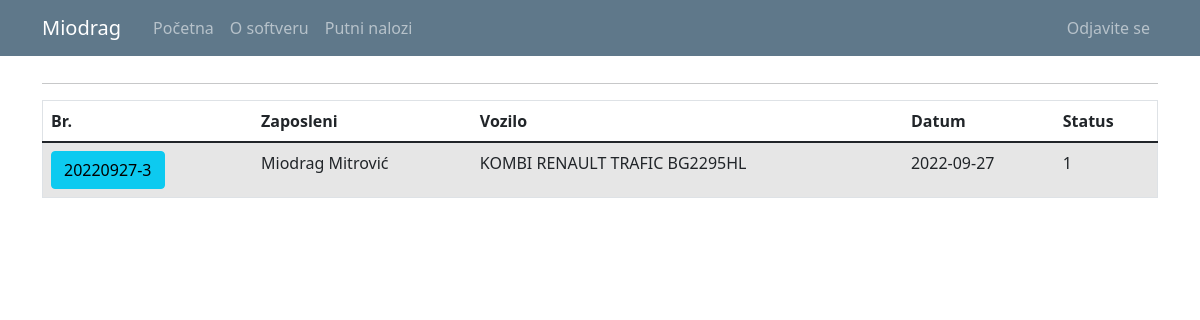
Page /travel_warrant_list (signed in) on the earlier database version.
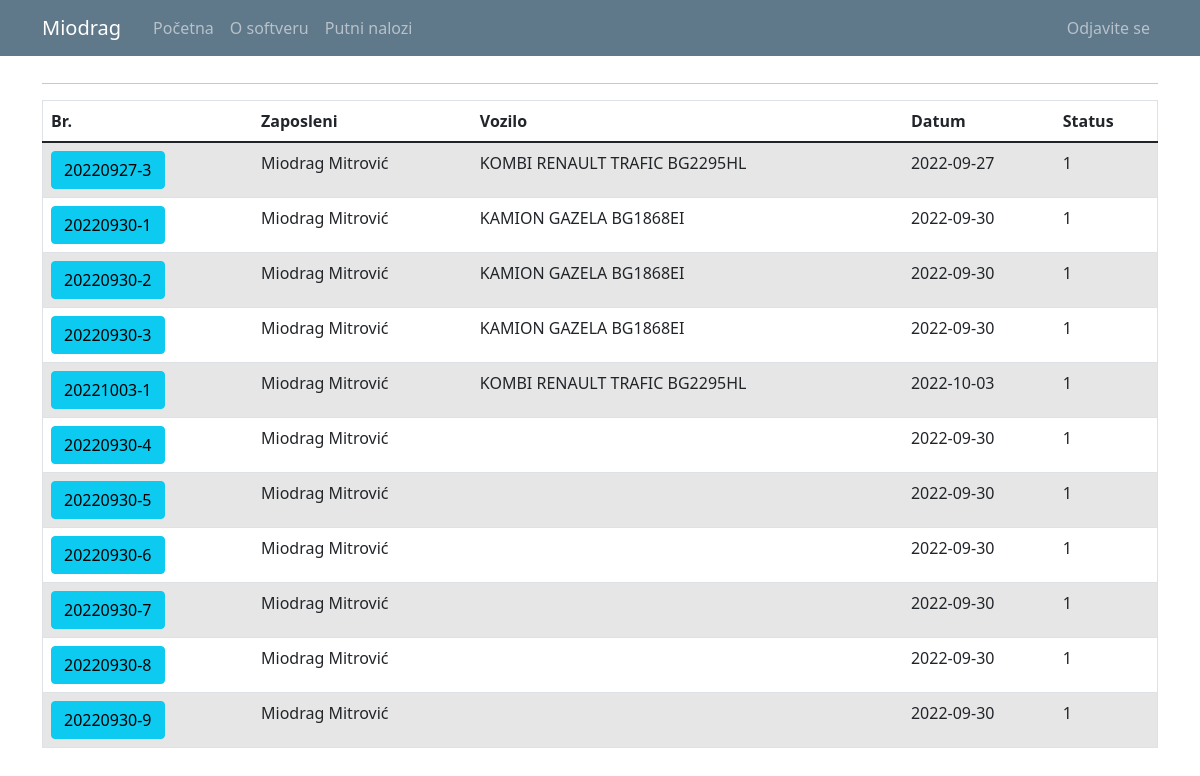
Same page on the later database version.
### putninalozi/models.py (models this page shows, shortened)
class User(db.Model, UserMixin):
    id = db.Column(db.Integer, primary_key=True)
    email = db.Column(db.String(120), unique=True, nullable=False)
    password = db.Column(db.String(60), nullable = False)
    name = db.Column(db.String(20), unique=False, nullable=False)
    surname = db.Column(db.String(20), unique=False, nullable=False)
    gender = db.Column(db.String(1)) #(0, "srednji"), (1, "muški"), (2, "ženski")
    workplace = db.Column(db.String(20), unique=False, nullable=False)
    authorization = db.Column(db.String(10), nullable = False) # ovde treba da budu tipovi korisnika: S_admin, C_admin, C_user
    company_id = db.Column(db.Integer, db.ForeignKey('company.id'), nullable=True)
    default_vehicle = db.Column(db.Integer) #kod radnika koji imaju svoj auto, da bude podrazumevana vrednost id tog vozila
    travelwarrants = db.relationship('TravelWarrant', backref='travelwarrant_user', lazy=True)

class TravelWarrant(db.Model):
    travel_warrant_id = db.Column(db.Integer, primary_key=True)
    travel_warrant_number = db.Column(db.String(50), nullable=False)
    user_id = db.Column(db.Integer, db.ForeignKey('user.id'), nullable=False)
    with_task = db.Column(db.String(50), nullable=False)
    company_id = db.Column(db.Integer, db.ForeignKey('company.id'), nullable=False)
    abroad_contry = db.Column(db.String(50), nullable=True)
    relation = db.Column(db.String(150), nullable=False)
    start_datetime = db.Column(db.DateTime, nullable=True)
    end_datetime = db.Column(db.DateTime, nullable=True)
    vehicle_id = db.Column(db.Integer, db.ForeignKey('vehicle.id'), nullable=True)
    together_with = db.Column(db.Integer, nullable=True)
    personal_type = db.Column(db.String(50), nullable=True)
    personal_brand = db.Column(db.String(50), nullable=True)
    personal_registration = db.Column(db.String(12), nullable=True)
    other = db.Column(db.String(50), nullable=True) #avion, bus, taksi...
    advance_payment = db.Column(db.Integer, nullable=False)
    advance_payment_currency = db.Column(db.String(5), nullable=False)
    daily_wage = db.Column(db.Integer, nullable=False)
    daily_wage_currency = db.Column(db.String(5), nullable=False)
    costs_pays = db.Column(db.String(50), nullable=False)
    km_start = db.Column(db.Integer, nullable=True)
    km_end = db.Column(db.Integer, nullable=True)
    status = db.Column(db.Integer, nullable=False)

class Vehicle(db.Model):
    id = db.Column(db.Integer, primary_key=True)
    vehicle_type = db.Column(db.String(10), nullable = False)
    vehicle_brand = db.Column(db.String(10), nullable = False)
    vehicle_registration = db.Column(db.String(12), nullable = False)
    company_id = db.Column(db.Integer, db.ForeignKey('company.id'), nullable=False)
    travelwarrants = db.relationship('TravelWarrant', backref='travelwarrant_vehicle', lazy=True)

### putninalozi/travel_warrants/routes.py (the view)
@travel_warrants.route("/travel_warrant_list", methods=['GET', 'POST'])
def travel_warrant_list():
    if not current_user.is_authenticated:
        flash('Da bi ste pristupili ovoj stranici treba da budete ulogovani.', 'danger')
        return redirect(url_for('users.login'))
    warrants = TravelWarrant.query.all()
    form = PreCreateTravelWarrantForm()
    form.user_id.choices = [(0, '-----')] + [(u.id, u.name+ " " + u.surname) for u in db.session.query(User.id,User.name,User.surname).filter_by(company_id=current_user.user_company.id).order_by('name').all()]
    if form.validate_on_submit():
        korisnik_id = form.user_id.data
        datum = form.start_datetime.data
        return redirect(url_for('travel_warrants.register_tw',korisnik_id=korisnik_id, datum=datum))
    return render_template('travel_warrant_list.html', title='Travel Warrants', warrants=warrants, form=form)

### putninalozi/models.py (called while the page is built)
@login_manager.user_loader
def load_user(user_id):
    return User.query.get(int(user_id))

### putninalozi/templates/travel_warrant_list.html (shortened to what this page needs)
{% extends "layout.html" %}
{% block content %}
<hr>
<table id="data" border="1" class="table table-striped">
  {% if current_user.authorization == 's_admin' %}
    <thead>
      <tr id="header">
        <th>Br.</th>
        <th>Kompanija</th>
        <th>Zaposleni</th>
        <th>Vozilo</th>
        <th>Status</th>
      </tr>
    </thead>
    <tbody>
      {% for warrant in warrants %}
        <tr>
          <td> <a class="mr-2 btn btn-info" href="{{ url_for('travel_warrants.travel_warrant_profile', warrant_id=warrant.travel_warrant_id) }}" role="button" title="Uredi Putni Nalog"> {{ warrant.travel_warrant_number }} </a> </td>
          <td> {{ warrant.travelwarrant_company.companyname }} </td>
          <td> {{ warrant.travelwarrant_user.name }} {{ warrant.travelwarrant_user.surname }} </td>
          <td> {{ warrant.other }} {{ warrant.personal_type }} {{ warrant.travelwarrant_vehicle.vehicle_type }} <br> {{warrant.travelwarrant_vehicle.vehicle_brand}} <br> {{warrant.travelwarrant_vehicle.vehicle_registration}} </td>
          <td> {{ warrant.status }} </td>
        </tr>
      {% endfor %}
    </tbody>
  {% else %}
    <thead>
      <tr id="header">
        <th>Br.</th>
        <th>Zaposleni</th>
        <th>Vozilo</th>
        <th>Datum</th>
        <th>Status</th>
      </tr>
    </thead>
    <tbody>
      {% for warrant in warrants %}
        {% if current_user.id == warrant.travelwarrant_user.id %}
          <tr>
            <td> <a class="mr-2 btn btn-info" href="{{ url_for('travel_warrants.travel_warrant_profile', warrant_id=warrant.travel_warrant_id) }}" role="button" title="Uredi Putni Nalog"> {{ warrant.travel_warrant_number }} </a> </td>
            <td> {{ warrant.travelwarrant_user.name }} {{ warrant.travelwarrant_user.surname}} </td>
            <td> {{ warrant.other }} {{ warrant.personal_type }} {{ warrant.travelwarrant_vehicle.vehicle_type }} {{warrant.travelwarrant_vehicle.vehicle_brand}} {{warrant.travelwarrant_vehicle.vehicle_registration}} </td>
            <td> {{ warrant.start_datetime.date() }} </td>
            <td> {{ warrant.status }} </td>
          </tr>
        {% endif %}
      {% endfor %}
    </tbody>
  {% endif %}
</table>
{% endblock content%}

### putninalozi/templates/layout.html (shortened to what this page needs)
<!doctype html>
<html lang="en">
  <head>
    <link rel="stylesheet" href="https://cdn.jsdelivr.net/npm/bootstrap@4.3.1/dist/css/bootstrap.min.css">
    <link rel="stylesheet" type="text/css" href="{{ url_for('static', filename='main.css') }}">
    <link href="https://cdn.jsdelivr.net/npm/bootstrap@5.0.1/dist/css/bootstrap.min.css" rel="stylesheet">
    <link rel="stylesheet" type="text/css" href="https://cdn.datatables.net/1.10.25/css/dataTables.bootstrap5.css">
  </head>
  <body>
    <header class="site-header">
      <nav class="navbar navbar-expand-md navbar-dark bg-steel fixed-top">
        <div class="container">
          <a class="navbar-brand mr-4" href="/">{{ current_user.name }}</a>
          <div class="collapse navbar-collapse" id="navbarToggle">
            <div class="navbar-nav mr-auto">
              {% if current_user.is_authenticated %}
                <a class="nav-item nav-link" href="{{ url_for('main.home') }}">Početna</a>
                <a class="nav-item nav-link" href="{{ url_for('main.about') }}">O softveru</a>
                <a class="nav-item nav-link" href="{{ url_for('travel_warrants.travel_warrant_list') }}">Putni nalozi</a>
              {% else %}
                <a class="nav-item nav-link" href="{{ url_for('main.home') }}">Početna</a>
                <a class="nav-item nav-link" href="{{ url_for('main.about') }}">O softveru</a>
              {% endif %}
            </div>
            <div class="navbar-nav">
              {% if current_user.is_authenticated %}
                {% if current_user.authorization == 's_admin' %}
                  <a class="nav-item nav-link" href="{{ url_for('companys.company_list') }}">Kompanija</a>
                  <a class="nav-item nav-link" href="{{ url_for('vehicles.vehicle_list') }}">Vozila</a>
                  <a class="nav-item nav-link" href="{{ url_for('users.user_list') }}">Korisnici</a>
                  <a class="nav-item nav-link" href="{{ url_for('users.logout') }}">Odjavite se</a>
                {% else %}
                  <a class="nav-item nav-link" href="{{ url_for('users.logout') }}">Odjavite se</a>
                {% endif %}
              {% else %}
                <a class="nav-item nav-link" href="{{ url_for('users.login') }}">Prijavljivanje</a>
              {% endif %}
            </div>
          </div>
        </div>
      </nav>
    </header>
    <main role="main" class="container">
      <div class="row">
        <div class="col-md-12">
          {% block content %}{% endblock %}
        </div>
      </div>
    </main>
  </body>
</html>

### putninalozi/static/main.css (style rules this page uses)
body { background: #fafafa; color: #333333; margin-top: 5rem; }
.bg-steel { background-color: #5f788a; }
.site-header .navbar-nav .nav-link { color: #cbd5db; }

Differences in the rows shown:
added TravelWarrant: travel_warrant_number "20220930-1", travelwarrant_user.name "Miodrag", travelwarrant_user.surname "Mitrović", travelwarrant_vehicle.vehicle_type "KAMION", travelwarrant_vehicle.vehicle_brand "GAZELA", travelwarrant_vehicle.vehicle_registration "BG1868EI", start_datetime "2022-09-30", status "1"
added TravelWarrant: travel_warrant_number "20220930-2", travelwarrant_user.name "Miodrag", travelwarrant_user.surname "Mitrović", travelwarrant_vehicle.vehicle_type "KAMION", travelwarrant_vehicle.vehicle_brand "GAZELA", travelwarrant_vehicle.vehicle_registration "BG1868EI", start_datetime "2022-09-30", status "1"
added TravelWarrant: travel_warrant_number "20220930-3", travelwarrant_user.name "Miodrag", travelwarrant_user.surname "Mitrović", travelwarrant_vehicle.vehicle_type "KAMION", travelwarrant_vehicle.vehicle_brand "GAZELA", travelwarrant_vehicle.vehicle_registration "BG1868EI", start_datetime "2022-09-30", status "1"
added TravelWarrant: travel_warrant_number "20221003-1", travelwarrant_user.name "Miodrag", travelwarrant_user.surname "Mitrović", travelwarrant_vehicle.vehicle_type "KOMBI", travelwarrant_vehicle.vehicle_brand "RENAULT TRAFIC", travelwarrant_vehicle.vehicle_registration "BG2295HL", start_datetime "2022-10-03", status "1"
added TravelWarrant: travel_warrant_number "20220930-4", travelwarrant_user.name "Miodrag", travelwarrant_user.surname "Mitrović", start_datetime "2022-09-30", status "1"
added TravelWarrant: travel_warrant_number "20220930-5", travelwarrant_user.name "Miodrag", travelwarrant_user.surname "Mitrović", start_datetime "2022-09-30", status "1"
added TravelWarrant: travel_warrant_number "20220930-6", travelwarrant_user.name "Miodrag", travelwarrant_user.surname "Mitrović", start_datetime "2022-09-30", status "1"
added TravelWarrant: travel_warrant_number "20220930-7", travelwarrant_user.name "Miodrag", travelwarrant_user.surname "Mitrović", start_datetime "2022-09-30", status "1"
added TravelWarrant: travel_warrant_number "20220930-8", travelwarrant_user.name "Miodrag", travelwarrant_user.surname "Mitrović", start_datetime "2022-09-30", status "1"
added TravelWarrant: travel_warrant_number "20220930-9", travelwarrant_user.name "Miodrag", travelwarrant_user.surname "Mitrović", start_datetime "2022-09-30", status "1"
